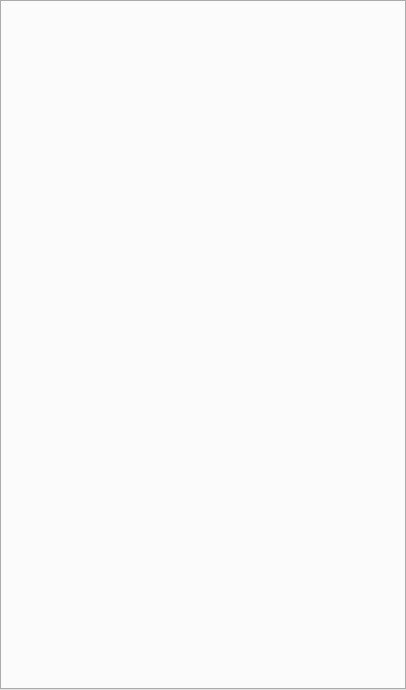
<?xml version="1.0" encoding="UTF-8"?>
<ui version="4.0">
 <class>OrderDetailsMdiWidget</class>
 <widget class="QWidget" name="OrderDetailsMdiWidget">
  <property name="geometry">
   <rect>
    <x>0</x>
    <y>0</y>
    <width>406</width>
    <height>690</height>
   </rect>
  </property>
  <layout class="QVBoxLayout" name="verticalLayout">
   <property name="leftMargin">
    <number>0</number>
   </property>
   <property name="topMargin">
    <number>0</number>
   </property>
   <property name="rightMargin">
    <number>0</number>
   </property>
   <property name="bottomMargin">
    <number>0</number>
   </property>
   <item>
    <widget class="QTabWidget" name="tabWidget">
     <property name="tabPosition">
      <enum>QTabWidget::East</enum>
     </property>
     <property name="tabsClosable">
      <bool>true</bool>
     </property>
     <property name="movable">
      <bool>true</bool>
     </property>
    </widget>
   </item>
  </layout>
 </widget>
 <resources/>
 <connections/>
</ui>
